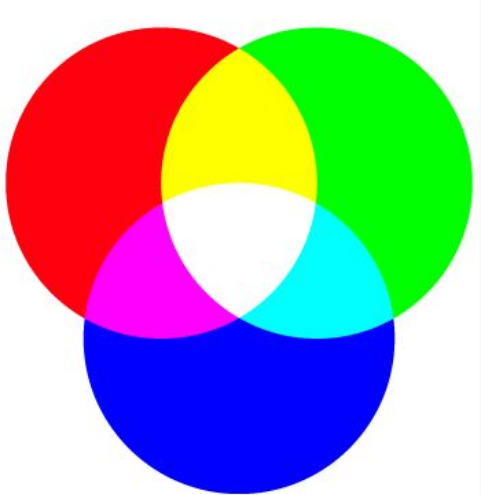
#> input picture t16 - t30/t-17/img.png, 481 x 495 px
$ python t-17.py
#> lines starting #> are read from the running program, lines starting #| are printed output that depends on the picture
import cv2
import numpy as np
import matplotlib.pyplot as plt

# Abrir a imagem
img = cv2.imread('img.png', 0)
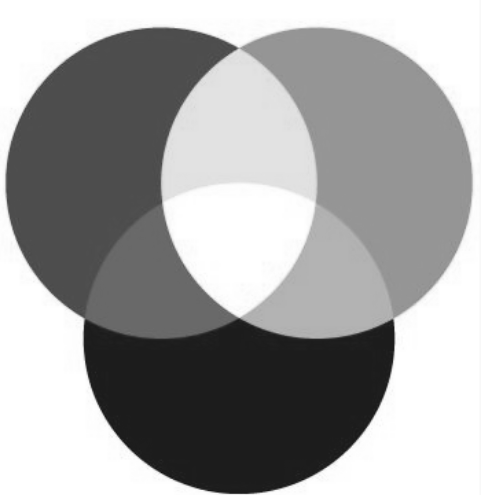
#> img: shape (495, 481); min 21, max 255, mean 161.8


histograma_original = np.zeros([256], np.uint8)
histograma_equalizada = np.zeros([256], np.uint8)


img_flat = img.flatten()

for pixel in img_flat:
    histograma_original[pixel] += 1
#> after the loop, histograma_original = 256 values, max 252 at index 245, min 0 at index 0, mean 60.06

# Calcula a função de distribuição cumulativa do histograma
cdf = [sum(histograma_original[:i + 1]) for i in range(len(histograma_original))]
#> cdf = 256 values from 0 to 15375
cdf = np.array(cdf)


normal_cdf = ((cdf - cdf.min()) * 255) / (cdf.max() - cdf.min())
#> normal_cdf = 256 values from 0 to 255
normal_cdf = normal_cdf.astype('uint8')


img_equalizada = normal_cdf[img_flat]
img_equalizada = np.reshape(img_equalizada, img.shape)
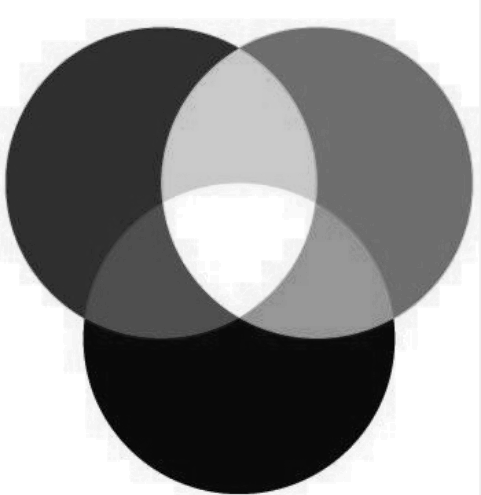
#> img_equalizada: shape (495, 481); min 0, max 255, mean 143


plt.plot(1)
plt.subplot(221)


plt.imshow(img, cmap='gray')
plt.subplot(222)

# Subplot do histograma da imagem em escala de cinza
plt.hist(img.ravel(), 256, [0, 256])
plt.subplot(223)

# Subplot da imagem equalizada
plt.imshow(img_equalizada, cmap='gray')
plt.subplot(224)

# Subplot do histograma da imagem equalizada
plt.hist(img_equalizada.ravel(), 256, [0, 256])
plt.show()
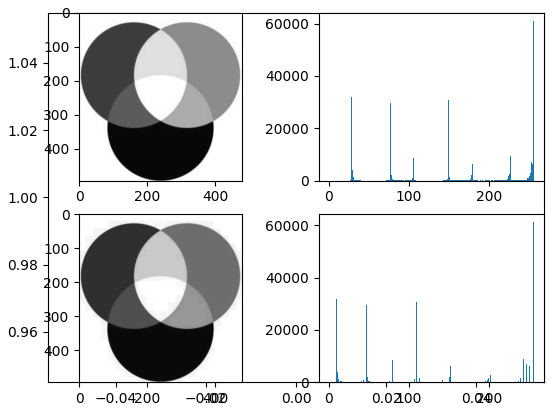
#> figure drawn by matplotlib, 5 panels; panel 3: tallest bar 61177 high, from x = 255 to 256; panel 5: tallest bar 61177 high, from x = 255 to 256
